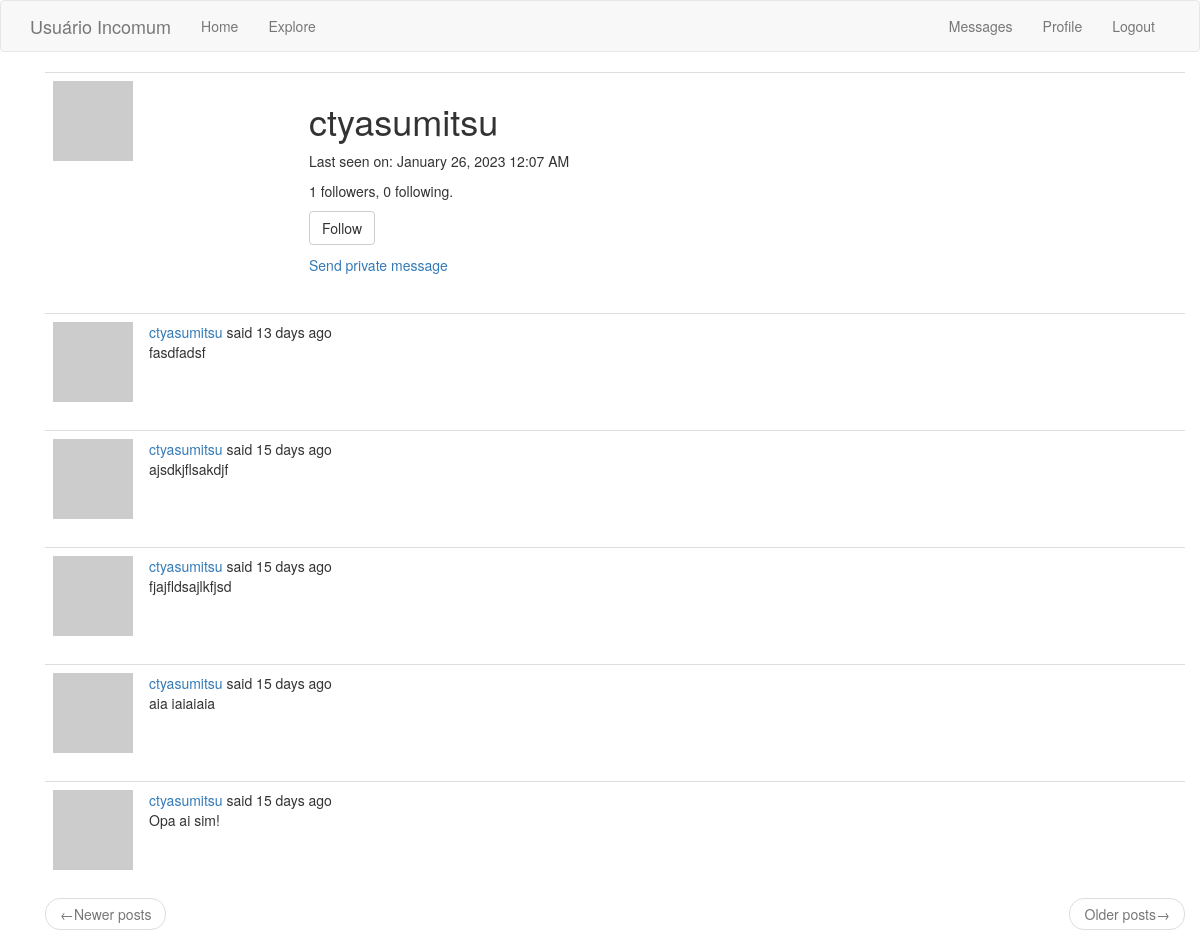
/user/ctyasumitsu (signed in), run on the app's committed database.
### app/models.py (models this page shows, shortened)
class PaginatedAPIMixin(object):
    @staticmethod
    def to_collection_dict(query, page, per_page, endpoint, **kwargs):
        resources = query.paginate(page=page, per_page=per_page,
                                   error_out=False)
        data = {
            'items': [item.to_dict() for item in resources.items],
            '_meta': {
                'page': page,
                'per_page': per_page,
                'total_pages': resources.pages,
                'total_items': resources.total
            },
            '_links': {
                'self': url_for(endpoint, page=page, per_page=per_page,
                                **kwargs),
                'next': url_for(endpoint, page=page + 1, per_page=per_page,
                                **kwargs) if resources.has_next else None,
                'prev': url_for(endpoint, page=page - 1, per_page=per_page,
                                **kwargs) if resources.has_prev else None
            }
        }
        return data

class User(PaginatedAPIMixin, UserMixin, db.Model):
    id = db.Column(db.Integer, primary_key=True)
    username = db.Column(db.String(64), index=True, unique=True)
    email = db.Column(db.String(120), index=True, unique=True)
    password_hash = db.Column(db.String(128))
    posts = db.relationship('Post', backref='author', lazy='dynamic')
    about_me = db.Column(db.String(140))
    last_seen = db.Column(db.DateTime, default=datetime.utcnow)
    token = db.Column(db.String(32), index=True, unique=True)
    token_expiration = db.Column(db.DateTime)
    followed = db.relationship(
        'User', secondary=followers,
        primaryjoin=(followers.c.follower_id == id),
        secondaryjoin=(followers.c.followed_id == id),
        backref=db.backref('followers', lazy='dynamic'), lazy='dynamic')
    messages_sent = db.relationship('Message', foreign_keys='Message.sender_id',
                                    backref='author', lazy='dynamic')
    messages_received = db.relationship('Message', foreign_keys='Message.recipient_id',
                                        backref='recipient', lazy='dynamic')
    last_message_read_time = db.Column(db.DateTime)
    def avatar(self, size):
        digest = md5(self.email.lower().encode('utf-8')).hexdigest()
        return 'https://www.gravatar.com/avatar/{}?d=identicon&s={}'.format(
            digest, size)
    def is_following(self, user):
        return self.followed.filter(
            followers.c.followed_id == user.id).count() > 0
    def new_messages(self):
        last_read_time = self.last_message_read_time or datetime(1900, 1, 1)
        return Message.query.filter_by(recipient=self).filter(
            Message.timestamp > last_read_time).count()

class Post(db.Model):
    id = db.Column(db.Integer, primary_key=True)
    body = db.Column(db.String(140))
    timestamp = db.Column(db.DateTime, index=True, default=datetime.utcnow)
    user_id = db.Column(db.Integer, db.ForeignKey('user.id'))
    language = db.Column(db.String(5))

### app/main/routes.py (the view)
@bp.route('/user/<username>')
@login_required
def user(username):
    user = User.query.filter_by(username=username).first_or_404()
    page = request.args.get('page', 1, type=int)
    posts = user.posts.order_by(Post.timestamp.desc()).paginate(
        page=page, per_page=current_app.config['POSTS_PER_PAGE'],
        error_out=False)
    next_url = url_for('main.user', username=user.username,
                       page=posts.next_num) if posts.has_next else None
    prev_url = url_for('main.user', username=user.username,
                       page=posts.prev_num) if posts.has_prev else None
    form = EmptyForm()
    return render_template('user.html', user=user, posts=posts.items,
                           next_url=next_url, prev_url=prev_url, form=form)

### app/main/forms.py
class EmptyForm(FlaskForm):
    submit = SubmitField('Submit')

### app/main/routes.py (called while the page is built)
@bp.before_app_request
def before_request():
    if current_user.is_authenticated:
        current_user.last_seen = datetime.utcnow()
        db.session.commit()
    g.locale = str(get_locale())

### app/models.py (called while the page is built)
@login.user_loader
def load_user(id):
    return User.query.get(int(id))

### app/templates/user.html (shortened to what this page needs)
{% extends "base.html" %}
{% block app_content %}
<div class="container">
    <table class="table table-hover">
        <tr>
            <td width="256px"><img src="{{ user.avatar(150) }}"></td>
            <td>
                <h1>{{ user.username }}</h1>
                {% if user.last_seen %}
                <p>Last seen on: {{ moment(user.last_seen).format('LLL') }}</p>
                {% endif %}
                <p>{{ user.followers.count() }} followers, {{ user.followed.count() }} following.</p>
                {% if user == current_user %}
                <p><a href="{{ url_for('main.edit_profile') }}">Edit your profile</a></p>
                {% elif not current_user.is_following(user) %}
                <p>
                    <form action="{{ url_for('main.follow', username=user.username) }}" method="post">
                        {{ form.submit(value=('Follow'), class_='btn btn-default') }}
                    </form>
                </p>
                {% endif %}
                {% if user != current_user %}
                <p><a href="{{ url_for('main.send_message', recipient=user.username) }}">{{ _('Send private message') }}</a></p>
                {% endif %}
            </td>
        </tr>
    </table>
    {% for post in posts %}
        {% include '_post.html' %}
    {% endfor %}
    <nav aria-label="...">
        <ul class="pager">
            <li class="previous{% if not prev_url %} disabled{% endif %}">
                <a href="{{ prev_url or '#' }}">
                    <span aria-hidden="true">&larr;</span>Newer posts
                </a>
            </li>
            <li class="next{% if not next_url %} disabled{% endif %}">
                <a href="{{ next_url or '#' }}">
                    Older posts<span aria-hidden="true">&rarr;</span>
                </a>
            </li>
        </ul>
    </nav>
</div>
{% endblock %}

### app/templates/_post.html (shortened to what this page needs)
<table class="table table-hover">
  <tr>
    <td width="70px">
      <a href="{{ url_for('main.user', username=post.author.username) }}">
        <img src="{{ post.author.avatar(70) }}" />
      </a>
    </td>
    <td>
       {{ _('%(username)s said %(when)s', username=user_link,
      when=moment(post.timestamp).fromNow()) }}
      <br />
      <span id="post{{ post.id }}">{{ post.body }}</span>
    </td>
  </tr>
</table>

### data on the page
User: username "ctyasumitsu", last_seen "January 26, 2023 12:07 AM"
Post: body "fasdfadsf"
Post: body "ajsdkjflsakdjf"
Post: body "fjajfldsajlkfjsd"
Post: body "aia iaiaiaia"
Post: body "Opa ai sim!"

### other printed values
{{ user.followers.count() }} "1"
{{ user.followed.count() }} "0"
